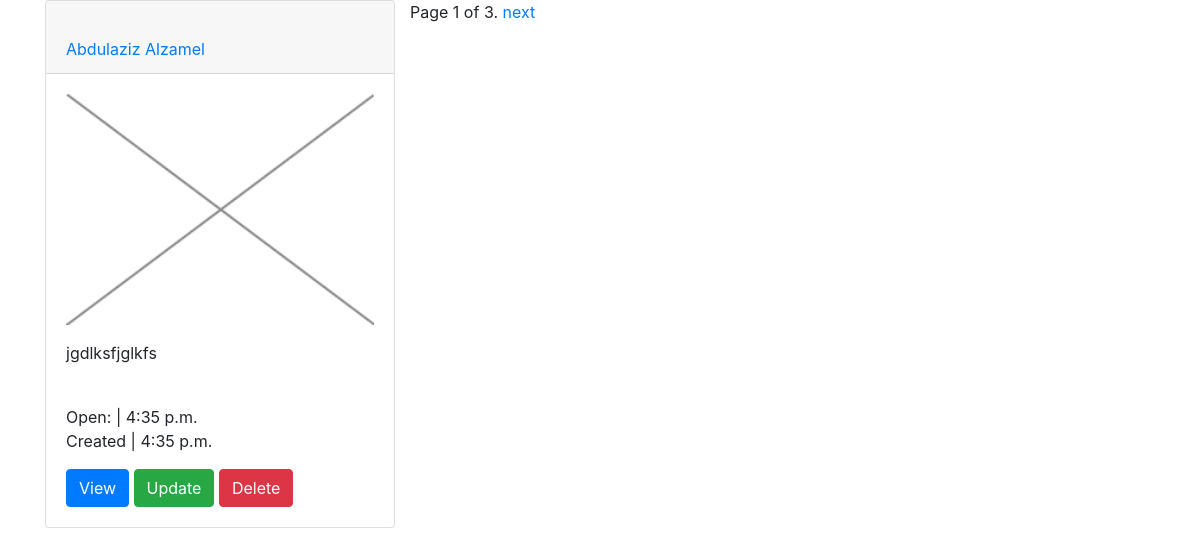
Page /list/ on the committed database.
### restaurants/models.py (models this page shows, shortened)
class Restaurant(models.Model):
	name = models.CharField(max_length=255)
	description = models.TextField()
	opening_time = models.TimeField()
	closing_time = models.TimeField()
	logo = models.ImageField(null=True, blank=True, upload_to="restaurant_images")
	class Meta:
		ordering = ["name"]
	def get_absolute_url(self):
		return reverse("restaurant_detail", kwargs={"restaurant_id":self.id})

### restaurants/views.py (the view)
# urls.py: url(r'^list/$', views.restaurant_list, name="restaurant_list"),
def restaurant_list(request):
	objects = Restaurant.objects.all()
	paginator = Paginator(objects, 1) # Show 25 contacts per page
	page = request.GET.get('page')
	try:
		objects = paginator.page(page)
	except PageNotAnInteger:
		objects = paginator.page(1)
	except EmptyPage:
		objects = paginator.page(paginator.num_pages)
	context = {
	"restaurant_list": objects
	}
	return render(request, "restaurant_list.html", context)

### restaurants/templates/restaurant_list.html (shortened to what this page needs)
{% extends "base.html" %}
{% block content %}
<div class="row">
	{% for x in restaurant_list reversed %}
	<div class="col-sm-12 col-md-6 col-lg-4 item-mgn">
	<div class="card">
	  <div class="card-header">
	    <a href="{{x.get_absolute_url}}">
	    	<br> {{x.name}} </a>
	  </div>
	  <div class="card-body">
	  	    {% if x.logo %}
    			<img src="{{x.logo.url}}" alt="" class="card-img-top">
			{% endif %}
	    <p class="card-text">
	    	{{x.description|linebreaks|truncatechars:100}} <br>
				Open: | {{x.opening_time}} <br>
				Created | {{x.closing_time}}<br>
	    </p>
	    <a href="{% url 'restaurant_detail' restaurant_id=x.id %}" class="btn btn-primary">View</a>
	    <a href="{% url 'restaurant_update' restaurant_id=x.id %}" class="btn btn-success">Update</a>
	    <a href="{% url 'restaurant_delete' restaurant_id=x.id %}" class="btn btn-danger">Delete</a>
	  </div>
	</div>
	</div>
	{% endfor %}
	<div class="pagination">
    <span class="step-links">
        <span class="current">
            Page {{ restaurant_list.number }} of {{ restaurant_list.paginator.num_pages }}.
        </span>
        {% if restaurant_list.has_next %}
            <a href="?page={{ restaurant_list.next_page_number }}">next</a>
        {% endif %}
    </span>
</div>
{% endblock content %}

### rows in the picture
Restaurant: name "Abdulaziz Alzamel", logo (picture), description "jgdlksfjglkfs", opening_time "4:35 p.m.", closing_time "4:35 p.m."

### other values in the picture
{{ restaurant_list.number }} "1"
{{ restaurant_list.paginator.num_pages }} "3"
